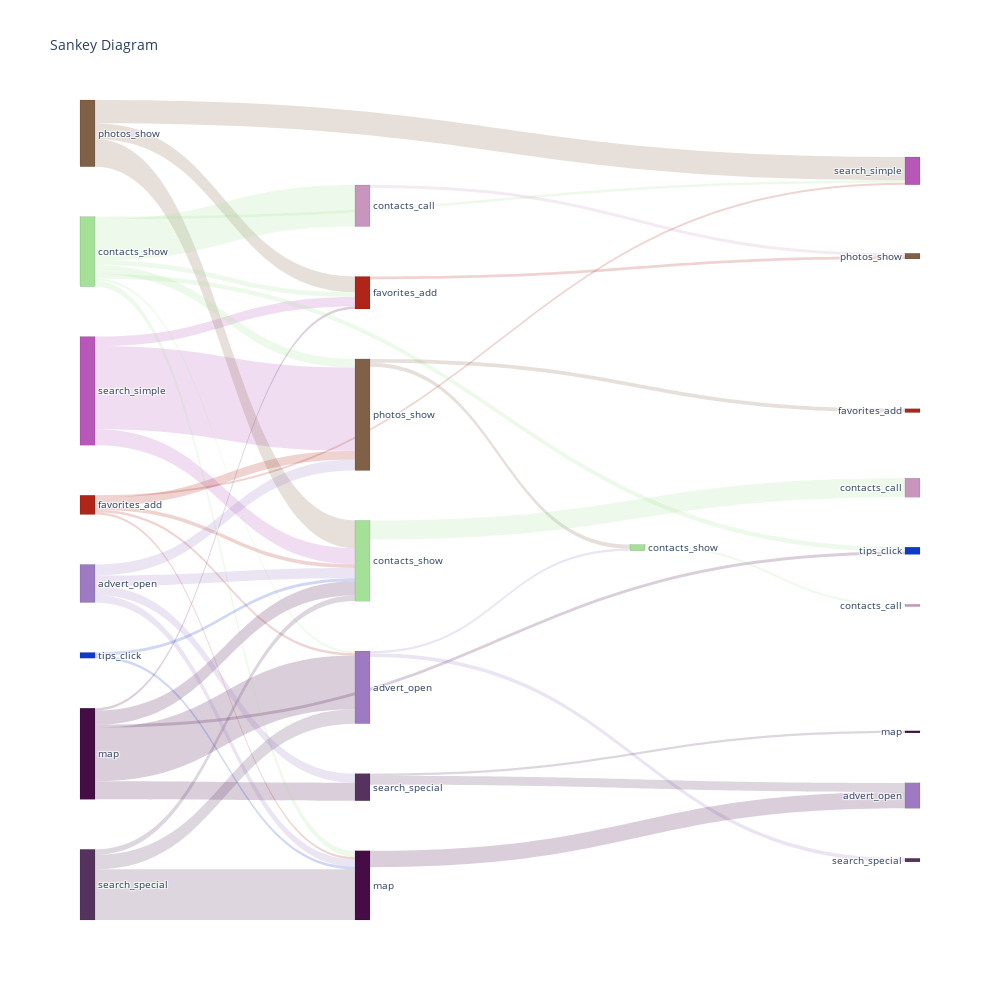

This figure's notebook cell:
### Markdown cell above
#### Строим диаграмму Санкей

### Code cell
fig = go.Figure(data=[go.Sankey(
    domain = dict(
      x =  [0,1],
      y =  [0,1]
    ),
    orientation = "h",
    valueformat = ".0f",
    node = dict(
      pad = 50,
      thickness = 15,
      line = dict(color = "black", width = 0.1),
      label = data_for_plot['labels'],
      color = data_for_plot['colors_labels']
    ),
    link = dict(
      source = data_for_plot['sources'],
      target = data_for_plot['targets'],
      value = data_for_plot['values'],
      label = data_for_plot['link_text'],
      color = data_for_plot['link_color']
  ))])
fig.update_layout(title_text="Sankey Diagram", font_size=10, width=1000, height=1000)
chart_studio.plotly.plot(fig, filename = 'Sankey_for_yandex_da_project', auto_open=False)
fig.show()

### Figure 1 — Plotly figure (JSON) as saved in the notebook; plotly's stock layout.template omitted (floating-point values rounded to 4 significant figures)
{"data": [{"domain": {"x": [0, 1], "y": [0, 1]}, "link": {"color": ["rgba(70, 12, 70, 0.2)", "rgba(70, 12, 70, 0.2)", "rgba(70, 12, 70, 0.2)", "rgba(70, 12, 70, 0.2)", "rgba(70, 12, 70, 0.2)", "rgba(183, 87, 184, 0.2)", "rgba(183, 87, 184, 0.2)", "rgba(183, 87, 184, 0.2)", "rgba(128, 96, 70, 0.2)", "rgba(128, 96, 70, 0.2)", "rgba(128, 96, 70, 0.2)", "rgba(175, 37, 25, 0.2)", "rgba(175, 37, 25, 0.2)", "rgba(175, 37, 25, 0.2)", "rgba(175, 37, 25, 0.2)", "rgba(175, 37, 25, 0.2)", "rgba(164, 224, 151, 0.2)", "rgba(164, 224, 151, 0.2)", "rgba(164, 224, 151, 0.2)", "rgba(164, 224, 151, 0.2)", "rgba(164, 224, 151, 0.2)", "rgba(164, 224, 151, 0.2)", "rgba(164, 224, 151, 0.2)", "rgba(85, 51, 94, 0.2)", "rgba(85, 51, 94, 0.2)", "rgba(85, 51, 94, 0.2)", "rgba(157, 122, 194, 0.2)", "rgba(157, 122, 194, 0.2)", "rgba(157, 122, 194, 0.2)", "rgba(157, 122, 194, 0.2)", "rgba(15, 56, 205, 0.2)", "rgba(15, 56, 205, 0.2)", "rgba(128, 96, 70, 0.2)", "rgba(128, 96, 70, 0.2)", "rgba(200, 150, 188, 0.2)", "rgba(164, 224, 151, 0.2)", "rgba(157, 122, 194, 0.2)", "rgba(157, 122, 194, 0.2)", "rgba(70, 12, 70, 0.2)", "rgba(85, 51, 94, 0.2)", "rgba(85, 51, 94, 0.2)", "rgba(175, 37, 25, 0.2)", "rgba(164, 224, 151, 0.2)"], "label": ["15.4%", "59.0%", "19.7%", "3.1%", "2.8%", "76.5%", "14.8%", "8.7%", "35.0%", "41.4%", "23.6%", "45.1%", "10.7%", "19.7%", "12.3%", "12.3%", "12.4%", "3.4%", "59.4%", "2.9%", "8.8%", "6.3%", "6.8%", "8.0%", "20.3%", "71.7%", "29.0%", "27.4%", "19.5%", "24.1%", "52.8%", "47.2%", "51.0%", "49.0%", "100.0%", "100.0%", "37.8%", "62.2%", "100.0%", "81.4%", "18.6%", "100.0%", "100.0%"], "source": [0, 0, 0, 0, 0, 1, 1, 1, 2, 2, 2, 3, 3, 3, 3, 3, 4, 4, 4, 4, 4, 4, 4, 5, 5, 5, 6, 6, 6, 6, 7, 7, 9, 9, 11, 12, 13, 13, 14, 15, 15, 17, 19], "target": [12, 13, 15, 16, 17, 9, 12, 17, 10, 12, 17, 9, 10, 12, 13, 14, 9, 10, 11, 13, 14, 16, 17, 12, 13, 14, 9, 12, 14, 15, 12, 14, 19, 20, 18, 21, 19, 25, 22, 22, 24, 18, 27], "value": [89, 341, 114, 18, 16, 527, 102, 60, 148, 175, 100, 55, 13, 24, 15, 15, 55, 15, 263, 13, 39, 28, 30, 36, 91, 321, 70, 66, 47, 58, 19, 17, 25, 24, 19, 120, 14, 23, 104, 57, 13, 17, 13]}, "node": {"color": ["rgba(70, 12, 70, 1)", "rgba(183, 87, 184, 1)", "rgba(128, 96, 70, 1)", "rgba(175, 37, 25, 1)", "rgba(164, 224, 151, 1)", "rgba(85, 51, 94, 1)", "rgba(157, 122, 194, 1)", "rgba(15, 56, 205, 1)", "rgba(200, 150, 188, 1)", "rgba(128, 96, 70, 1)", "rgba(183, 87, 184, 1)", "rgba(200, 150, 188, 1)", "rgba(164, 224, 151, 1)", "rgba(157, 122, 194, 1)", "rgba(70, 12, 70, 1)", "rgba(85, 51, 94, 1)", "rgba(15, 56, 205, 1)", "rgba(175, 37, 25, 1)", "rgba(128, 96, 70, 1)", "rgba(164, 224, 151, 1)", "rgba(175, 37, 25, 1)", "rgba(200, 150, 188, 1)", "rgba(157, 122, 194, 1)", "rgba(183, 87, 184, 1)", "rgba(70, 12, 70, 1)", "rgba(85, 51, 94, 1)", "rgba(15, 56, 205, 1)", "rgba(200, 150, 188, 1)", "rgba(157, 122, 194, 1)", "rgba(164, 224, 151, 1)", "rgba(15, 56, 205, 1)", "rgba(85, 51, 94, 1)", "rgba(175, 37, 25, 1)", "rgba(128, 96, 70, 1)", "rgba(70, 12, 70, 1)", "rgba(183, 87, 184, 1)", "rgba(175, 37, 25, 1)", "rgba(157, 122, 194, 1)"], "label": ["map", "search_simple", "photos_show", "favorites_add", "contacts_show", "search_special", "advert_open", "tips_click", "contacts_call", "photos_show", "search_simple", "contacts_call", "contacts_show", "advert_open", "map", "search_special", "tips_click", "favorites_add", "photos_show", "contacts_show", "favorites_add", "contacts_call", "advert_open", "search_simple", "map", "search_special", "tips_click", "contacts_call", "advert_open", "contacts_show", "tips_click", "search_special", "favorites_add", "photos_show", "map", "search_simple", "favorites_add", "advert_open"], "line": {"color": "black", "width": 0.1}, "pad": 50, "thickness": 15}, "orientation": "h", "type": "sankey", "valueformat": ".0f"}], "layout": {"font": {"size": 10}, "height": 1000, "title": {"text": "Sankey Diagram"}, "width": 1000}}
